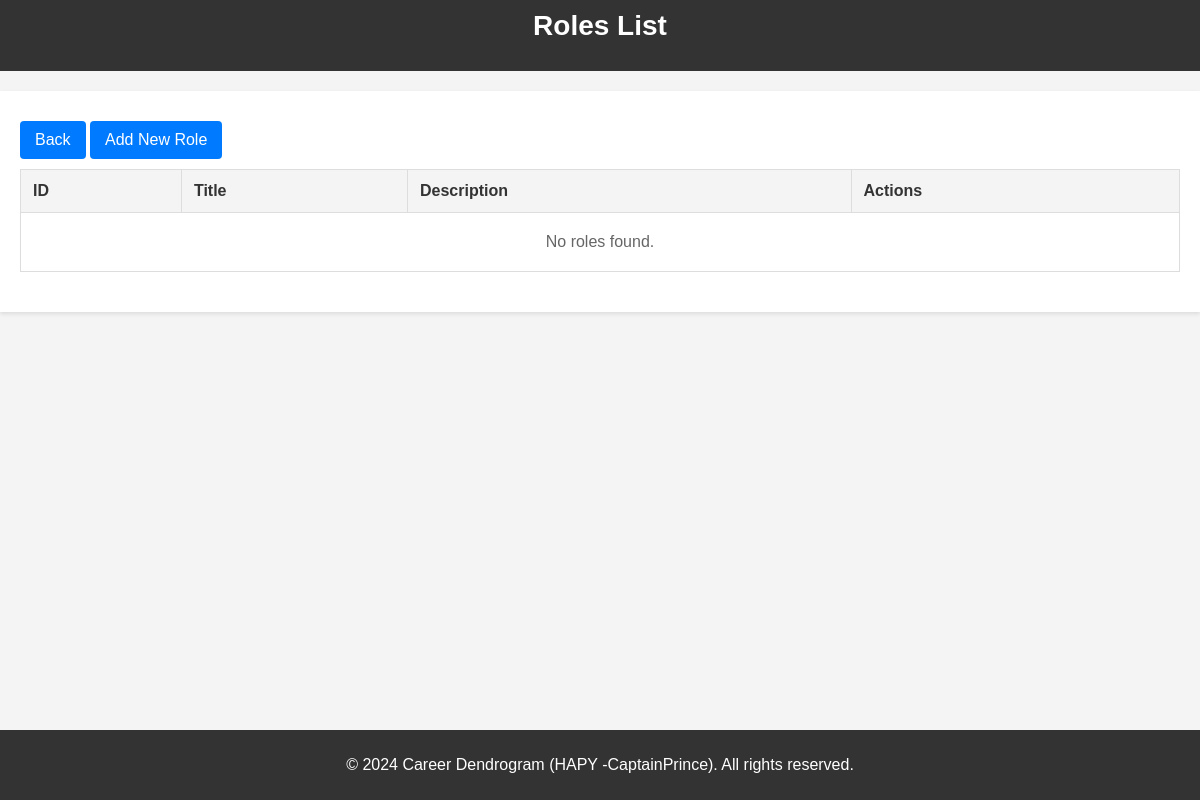
The page /roles/ on the database as committed earlier.
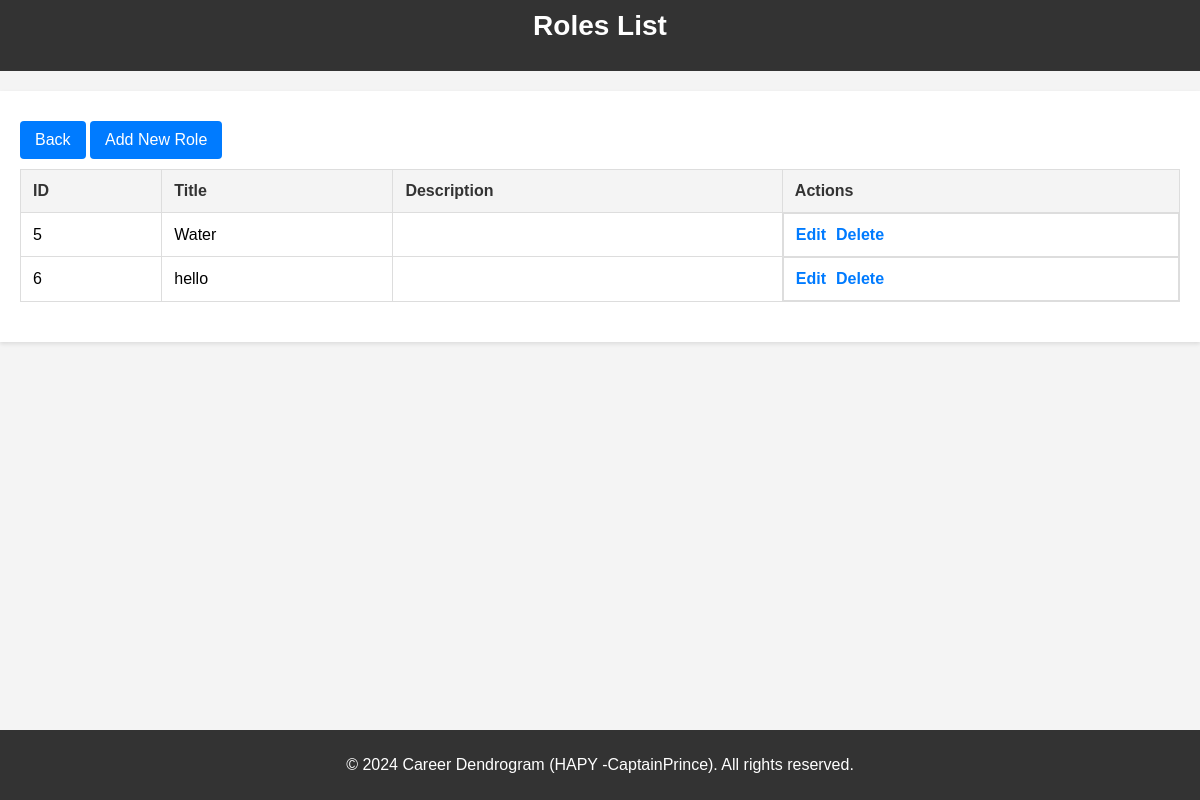
The same page on the database as committed later.
### accounts/models.py (models this page shows, shortened)
class Role(models.Model):
    title = models.CharField(max_length=255)
    career_path = models.ForeignKey(CareerPath, on_delete=models.CASCADE)
    prerequisites = models.ManyToManyField('self', blank=True)

### accounts/views.py (the view)
# urls.py: path('roles/', views.role_list, name='role_list'),
def role_list(request):
    roles = Role.objects.all()
    return render(request, 'careers/role_list.html', {'roles': roles})

### careers/templates/careers/role_list.html (shortened to what this page needs)
<!DOCTYPE html>
<html lang="en">
<head>
    {% load static %}
    <link rel="stylesheet" href="{% static 'css/styles.css' %}">
</head>
<body>
    <header>
        <h1>Roles List</h1>
    </header>
    <main>
        <a href="{% url 'career_list' %}" class="button">Back</a>
        <a href="{% url 'add_role' %}" class="button">Add New Role</a>
        <table>
            <thead>
                <tr>
                    <th>ID</th>
                    <th>Title</th>
                    <th>Description</th>
                    <th>Actions</th>
                </tr>
            </thead>
            <tbody>
                {% for role in roles %}
                    <tr>
                        <td>{{ role.id }}</td>
                        <td>{{ role.title }}</td>
                        <td>{{ role.description }}</td>
                        <td class="actions">
                            <a href="{% url 'edit_role' role.id %}">Edit</a>
                            <a href="{% url 'delete_role' role.id %}" >Delete</a>
                        </td>
                    </tr>
                {% empty %}
                    <tr>
                        <td colspan="4" class="no-roles">No roles found.</td>
                    </tr>
                {% endfor %}
            </tbody>
        </table>
    </main>
    <footer>
        <p>&copy; 2024 Career Dendrogram (HAPY -CaptainPrince). All rights reserved.</p>
    </footer>
</body>
</html>

### careers/templates/careers/role_list.html (style rules this page uses)
body { font-family: Arial, sans-serif; margin: 0; padding: 0; background-color: #f4f4f4; }
header { background-color: #333; color: #fff; padding: 10px 20px; text-align: center; }
main { max-width: 1200px; margin: 20px auto; padding: 20px; background-color: #fff; box-shadow: 0 2px 4px rgba(0, 0, 0, 0.1); }
h1 { margin-top: 0; font-size: 28px; }
a { text-decoration: none; color: #007bff; }
table { width: 100%; border-collapse: collapse; margin-bottom: 20px; }
table, th, td { border: 1px solid #ddd; }
th, td { padding: 12px; text-align: left; }
th { background-color: #f4f4f4; color: #333; }
.actions { display: flex; gap: 10px; }
.actions a { color: #007bff; font-weight: bold; }
.button { display: inline-block; margin: 10px 0; padding: 10px 15px; background-color: #007bff; color: #fff; border: none; border-radius: 4px; font-size: 16px; text-align: center; }
footer { background-color: #333; color: #fff; text-align: center; padding: 10px 0; position: absolute; width: 100%; bottom: 0; }

Rows that differ between the two databases and show on the page:
added Role: id "5", title "Water"
added Role: id "6", title "hello"
Other text that changed with them:
text no longer shown: "No roles found."
